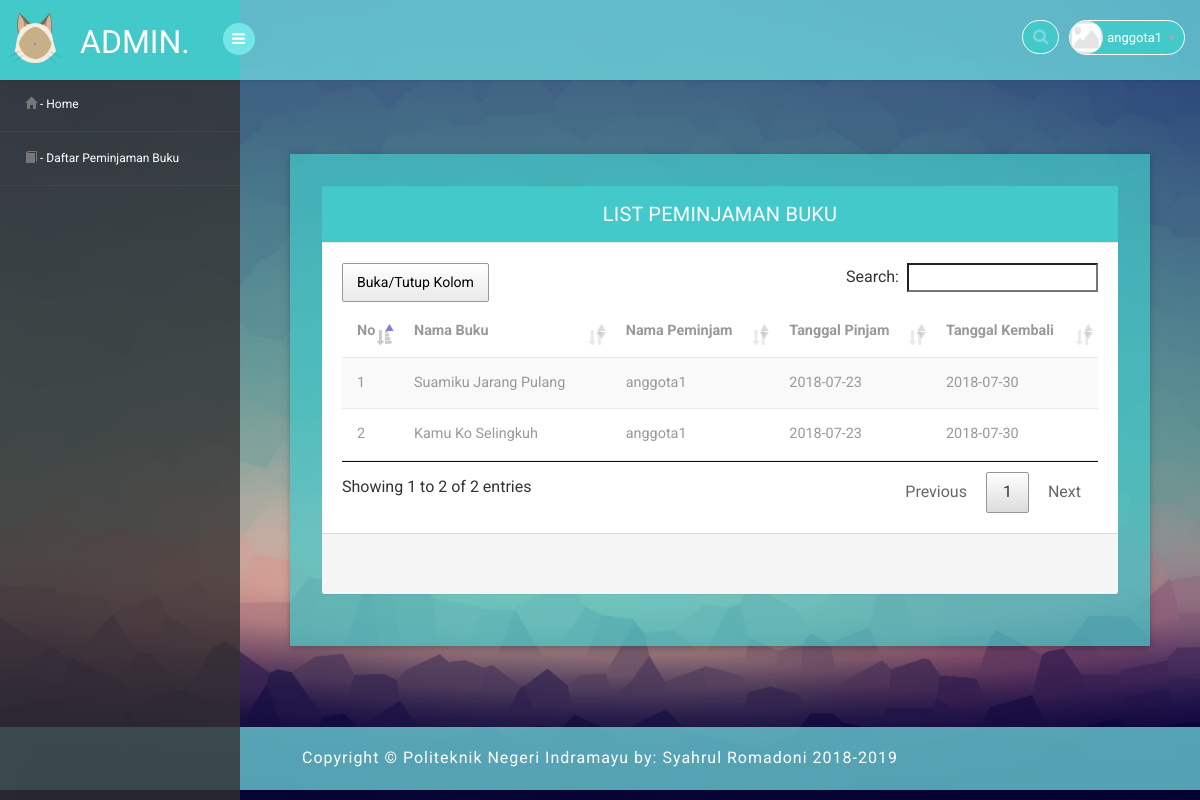
The page /2/media.php?page=daftar_peminjaman_buku (signed in) on the database its author committed.
### tables this page shows
CREATE TABLE `peminjaman` (
  `id` int(11) NOT NULL,
  `id_buku` int(11) NOT NULL,
  `id_anggota` int(11) NOT NULL,
  `tanggal_pinjam` date NOT NULL,
  `tanggal_kembali` date NOT NULL
);

CREATE TABLE `buku` (
  `id` int(11) NOT NULL,
  `nama` varchar(255) NOT NULL,
  `tahun_terbit` year(4) DEFAULT NULL,
  `id_penulis` int(11) DEFAULT NULL,
  `id_penerbit` int(11) DEFAULT NULL,
  `id_kategori` int(11) DEFAULT NULL,
  `sinopsis` text,
  `sampul` varchar(255) DEFAULT NULL,
  `berkas` varchar(255) DEFAULT NULL
);

CREATE TABLE `anggota` (
  `id` int(11) NOT NULL,
  `nama` varchar(255) NOT NULL,
  `alamat` varchar(255) DEFAULT NULL,
  `telepon` varchar(50) DEFAULT NULL,
  `email` varchar(50) DEFAULT NULL,
  `status_aktif` int(11) DEFAULT '0'
);

### 2/halaman/mod_peminjaman_buku/daftar_peminjaman_buku.php (the view, shortened to what this page needs)
<head>
</head>
<?php
    include "../config/koneksi.php";
    $ida = $_SESSION['iduser'];
?>
<div class="row">
	<div class="panel-body">
		<div class="col-md-12 w3ls-graph">
			<div class="agileinfo-grap">
				<div class="panel panel-default">
					<div class="panel-heading">List Peminjaman Buku</div>
					    <div class="table-responsive sr">
					      <table id="anggota" class="table table-striped b-t b-light">
					        <thead>
					          <tr>
					          	<th>No</th>
								<th>Nama Buku</th>
								<th>Nama Peminjam</th>
								<th>Tanggal Pinjam</th>
								<th>Tanggal Kembali</th>
					          </tr>
					        </thead>
					        <tbody>
					        	<?php
									$query  = "SELECT * FROM peminjaman WHERE id_anggota='$ida'";
									$hasil  = mysqli_query($conn, $query);
									$tampil = mysqli_num_rows($hasil);
									$i = 1;
									if ( $tampil> 0) {
									    while ( $data = mysqli_fetch_assoc($hasil)) {
								?>
								<tr>
									<td><?php echo $i++ ?></td>
									<?php
										$data1 = mysqli_query($conn, "SELECT * FROM buku WHERE id='$data[id_buku]'");
										$id    = mysqli_fetch_array($data1);
										$mp1   = $id['nama'];
									?>
									<td><?php echo $mp1; ?></td>
									<?php
										$data1 = mysqli_query($conn, "SELECT * FROM anggota WHERE id='$data[id_anggota]'");
										$id    = mysqli_fetch_array($data1);
										$mp2   = $id['nama'];
									?>
									<td><?php echo $mp2; ?></td>
									<td><?php echo $data['tanggal_pinjam']; ?></td>
									<td><?php echo $data['tanggal_kembali']; ?></td>
					        	</tr>
					           	<?php
                                    }
                                }
                                ?>
					        </tbody>
					      </table>
					    </div>
					<footer class="panel-footer">
					  	<div class="row">
					  	</div>
					</footer>
				</div>
			</div>
		</div>
	</div>
</div>

### assets/css/style.css (style rules this page uses)
.sr { padding: 20px; }
.row { padding: 20px; }
html, body { font-family: 'Roboto', sans-serif; font-size: 100%; overflow-x: hidden; background: url(../images/bg00.png) no-repeat 0px 0px; background-size:cover; background-repeat: no-repeat; background-attachment: fixed; -webkit-background-size: 100%; }
.panel-heading { position: relative; height: 57px; line-height: 57px; letter-spacing: 0.2px; color: white; font-size: 18px; font-weight: 400; padding: 0 16px; background:#44c9cb; border-top-right-radius: 2px; border-top-left-radius: 2px; text-transform: uppercase; text-align: center; }
.panel { border: none ! important; }
.agileinfo-grap { padding: 2em; background:rgba(68, 201, 203, 0.70); box-shadow: 0 2px 5px 0 rgba(0, 0, 0, 0.16), 0 2px 10px 0 rgba(0, 0, 0, 0.12); }
.table>thead>tr>th { border-bottom: 1px solid #e1ab91 ! important; }
.table>tbody>tr>td, .table>tbody>tr>th, .table>tfoot>tr>td, .table>tfoot>tr>th, .table>thead>tr>td, .table>thead>tr>th { border-bottom: 1px solid #e9e9e9 ! important; }
.table > thead > tr > th, .table > tbody > tr > th, .table > tfoot > tr > th, .table > thead > tr > td, .table > tbody > tr > td, .table > tfoot > tr > td { border-top: none !important; }
.table td, .table>tbody>tr>td, .table>tbody>tr>th, .table>tfoot>tr>td, .table>tfoot>tr>th, .table>thead>tr>td, .table>thead>tr>th { padding: 15px!important; }
.table > thead > tr > th, .table > tbody > tr > th, .table > tfoot > tr > th, .table > thead > tr > td, .table > tbody > tr > td, .table > tfoot > tr > td { font-size: 0.9em; color: #999; border-top: none !important; }
.panel-default>.panel-heading { color: white ! important; background-color: #44c9cb ! important; border-color: #ddede0 ! important; font-size: 20px; }

### rows shown on the page
peminjaman: id_buku.nama "Suamiku Jarang Pulang", id_anggota.nama "anggota1", tanggal_pinjam "2018-07-23", tanggal_kembali "2018-07-30"
peminjaman: id_buku.nama "Kamu Ko Selingkuh", id_anggota.nama "anggota1", tanggal_pinjam "2018-07-23", tanggal_kembali "2018-07-30"

### other values the page prints
$_SESSION['username'] "anggota1"
